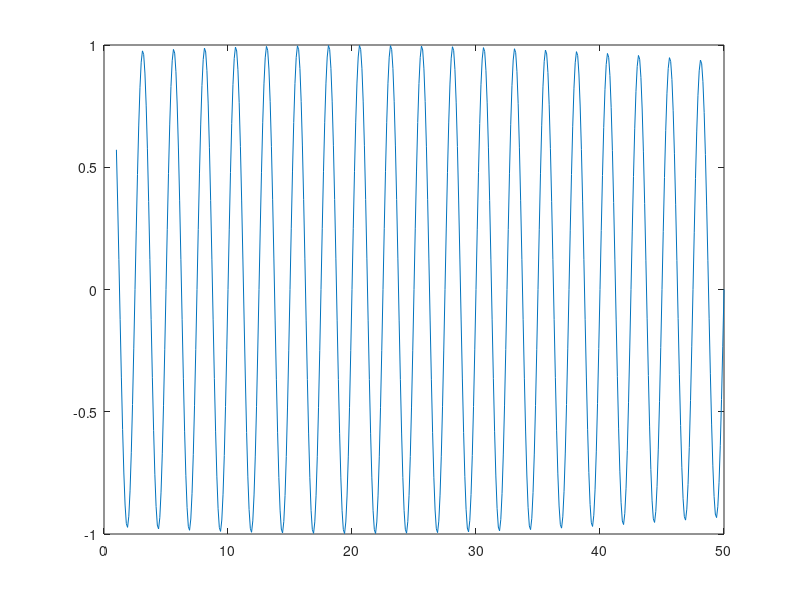
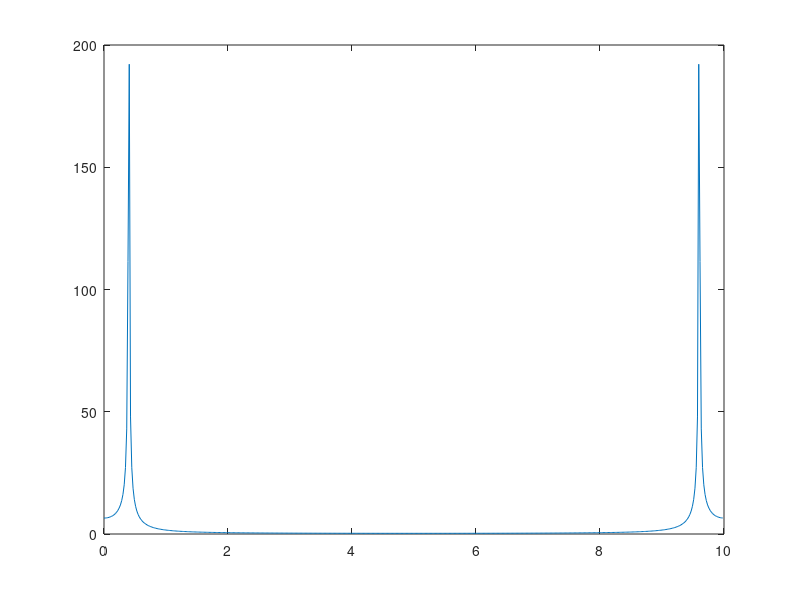
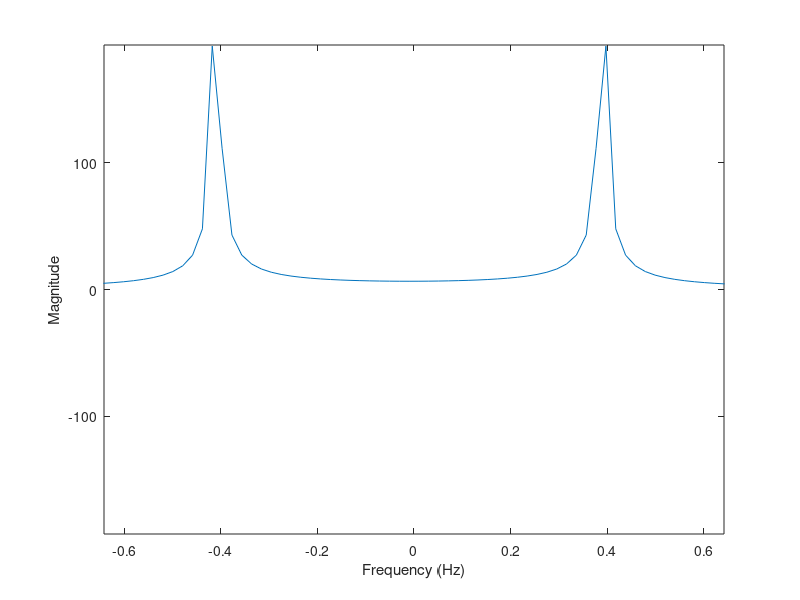

MATLAB code for these plots, in order:
clear all
% Gaussian pulse
t0=20;
spread=80;
%machine time Ts = 0.00001 minimum
Ts = 0.1;
fs = 1/Ts;   % Sampling frequency
t = 1:Ts:50;  % Time vector 
L = length(t);      % Signal length

%e3etazw kai prosarmozw thn syxnotita analoga kai me to Ts
freq_in=0.4;
%pulse=sin(2*pi*freq_in*t);
%pulse=exp(-.5*((t-t0)/spread).^2);
pulse=exp(-.5*((t-t0)/spread).^2).*sin(2*pi*freq_in*t);
x=pulse;
plot(t,x);
figure;
% fft transform
y = fft(x);  
f = (0:length(y)-1)*fs/length(y);
plot(f,abs(y));
% zero-centered, circular shift on the transform
n = length(x);                         
fshift = (-n/2:n/2-1)*(fs/n);
yshift = fftshift(y);
figure; 
plot(fshift,abs(yshift))
xlabel('Frequency (Hz)')
ylabel('Magnitude');

% algorithm for gaussian/sinusoidal pulses. Almost Completed.
yshift_diff(length(yshift))=0;
fshift_diff(length(fshift))=0;
%for the diff
for i=1:length(yshift)-1
    yshift_diff(i)=abs(abs(yshift(i+1))-abs(yshift(i)));
    fshift_diff(i)=fshift(i+1)-fshift(i);
end
% for the diff of the diff
yshift_diff_perc(length(yshift))=0;
for j=1:length(yshift)-1
    yshift_diff_perc(j)=abs(abs(yshift_diff(j+1))-abs(yshift_diff(j)))/abs(yshift_diff(j));
end
    %yf:index of highest chance in curve
    yf=find(yshift_diff_perc==max(yshift_diff_perc));
fmax=abs(fshift(yf));
if fmax<freq_in
    fmax=abs(freq_in-fmax)+freq_in;
end

fmax
yf=max(find(abs(fshift)<fmax));
fdiff=(abs(fmax-freq_in)/freq_in+1);
fdiff
    
%extender: indexes with yshift lower than 0.5% of yfshift(yf). Needs fixing
%extender=find(abs(yshift)>0.5*abs(yshift(yf)));
%yf2=max(extender);
%fmax2=abs(fshift(yf2));
%      fmax2

%or better:
fmax2= abs(fshift(max(find(abs(yshift)>0.1*abs(yshift(yf))))))
fdiff=(abs(fmax2-freq_in)/freq_in+1);
fdiff
fmax=freq_in*fdiff;


axis([-abs(fshift(yf+10)) abs(fshift(yf+10)) -ceil(abs(max(yshift))) ceil(abs(max(yshift)))]);
    


% Cell size and time stepping
c0=3.e8;
lambdamin=c0/fmax/L;
dx=lambdamin/10;
dt=dx/(2.*c0);
% Constants
cc=c0*dt/dx;
dt